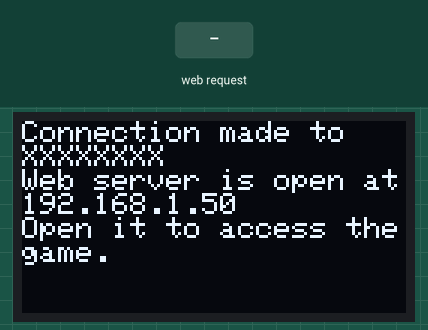
Recording of a sketch running on a simulated ESP8266 (NodeMCU). On the bench: 128×64 one-colour display. Inputs (shaded band) come from the test bench. WiFi joins after 1.5 s; servers stay silent unless stated; random numbers use the default seed unless the sketch sets one; what the sketch prints to the serial monitor is not drawn.

Above: at 2.7 s.
2.8 s: HTTP request GET /r received
At 2.89 s:
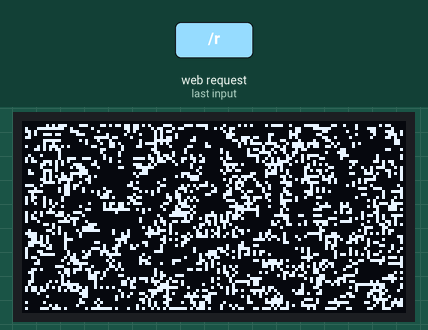
4.7 s: HTTP request GET /c received
At 6.2 s:
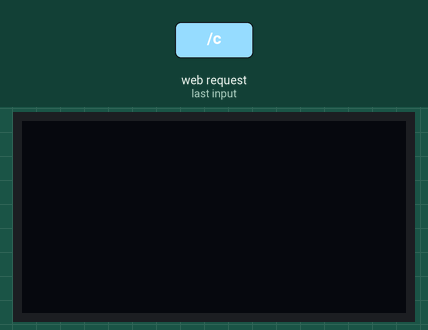
Timing chart, 0 to 7.7 s (numbered marks = the images above; inputs shaded):
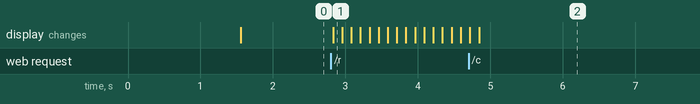

Measured:
- after the input at 2.8 s, the display: changes at once (image 1)

The sketch:

game_of_life.ino
```cpp
#include <ESP8266WiFi.h>
#include <Adafruit_SSD1306.h>
#include <ESP8266TrueRandom.h>

// Adafruit

#define SCREEN_WIDTH 128 // OLED display width, in pixels
#define SCREEN_HEIGHT 64 // OLED display height, in pixels

#define SCREEN_ADDRESS 0x3C
#define OLED_SDA 14
#define OLED_SCL 12

Adafruit_SSD1306 *display;

// Wi-fi

const char *ssid = "XXXXXXXX";
const char *password = "XXXXXXXX";

WiFiServer server(80);
String header;

unsigned long currentTime = millis();
unsigned long previousTime = 0;
unsigned long timeoutTime = 2000;
bool connected = false;

// Globals

bool map1[SCREEN_HEIGHT][SCREEN_WIDTH];
bool map2[SCREEN_HEIGHT][SCREEN_WIDTH];
bool paused = false;
int cursorX = 0;
int cursorY = 0;

// Setup

void setupMap() {
  for (int y = 1; y < SCREEN_HEIGHT - 1; ++y) {
    for (int x = 1; x < SCREEN_WIDTH - 1; ++x) {
      map1[y][x] = ESP8266TrueRandom.random(2); // Generate either 0 or 1
      map2[y][x] = 0;
    }
  }
}

void clearMap() {
  for (int y = 1; y < SCREEN_HEIGHT - 1; ++y) {
    for (int x = 1; x < SCREEN_WIDTH - 1; ++x) {
      map1[y][x] = map2[y][x] = 0;
    }
  }
}

void setup() {
  // Setup server
  WiFi.begin(ssid, password);
  while (WiFi.status() != WL_CONNECTED) {
    delay(500);
  }
  server.begin();

  // Setup game
  display = new Adafruit_SSD1306(SCREEN_WIDTH, SCREEN_HEIGHT, &Wire, -1);
  Wire.begin(OLED_SDA, OLED_SCL);
  display->begin(SSD1306_SWITCHCAPVCC, SCREEN_ADDRESS);
  setupMap();

  // Serial is fucking with me here
  display->clearDisplay();
  display->setTextSize(1);
  display->setTextColor(WHITE);
  display->setCursor(0, 0);
  display->println("Connection made to");
  display->println(ssid);
  display->println("Web server is open at");
  display->println(WiFi.localIP());
  display->println("Open it to access thegame.");
  display->display();
}

// Loop

void loop() {
  // Update webserver logic
  WiFiClient client = server.available();
  if (client) {
    String currentLine = "";
    previousTime = currentTime = millis();
    connected = true;

    while (client.connected() && currentTime - previousTime <= timeoutTime) {
      currentTime = millis();
      if (!client.available()) continue;

      char c = client.read();
      Serial.write(c);
      header += c;

      if (c == '\n') {
        if (currentLine.length() == 0) {
          client.println("HTTP/1.1 200 OK");
          client.println("Content-type:text/html");
          client.println("Connection: close");
          client.println();

          // Reset the game
          if (header.indexOf("GET /r") >= 0) {
            setupMap();
          }

          // Clear the game
          if (header.indexOf("GET /c") >= 0) {
            clearMap();
          }

          // Move the cursor
          if (header.indexOf("GET /a") >= 0) {
            cursorX = (cursorX == 0 ? SCREEN_WIDTH - 1 : cursorX - 1);
          } else if (header.indexOf("GET /d") >= 0) {
            cursorX = (cursorX + 1) % SCREEN_WIDTH;
          } else if (header.indexOf("GET /w") >= 0) {
            cursorY = (cursorY == 0 ? SCREEN_HEIGHT - 1 : cursorY - 1);
          } else if (header.indexOf("GET /s") >= 0) {
            cursorY = (cursorY + 1) % SCREEN_HEIGHT;
          }

          // Set/clear tiles
          if (header.indexOf("GET /q") >= 0) {
            map1[cursorY][cursorX] = 1;
          } else if (header.indexOf("GET /e") >= 0) {
            map1[cursorY][cursorX] = 0;
          }

          // Pause/unpause the game
          if (header.indexOf("GET /p/off") >= 0 || header.indexOf("GET /p/on") >= 0) {
            paused = !paused;
          }

          // Feed HTML content to the client
          client.println("<!DOCTYPE html><html><head></head><body><h1>Conway's Game of Life</h1><p>CURSOR X:");
          client.println(cursorX);
          client.println(" CURSOR Y:");
          client.println(cursorY);
          client.println("</p><a href=\"/r\">RESET</a><br><a href=\"/c\">CLEAR</a><br><a href=\"/a\">MOVE CURSOR LEFT</a><br><a href=\"/w\">MOVE CURSOR UP</a><br><a href=\"/s\">MOVE CURSOR DOWN</a><br><a href=\"/d\">MOVE CURSOR RIGHT</a><br><a href=\"/q\">SET TILE 1</a><br><a href=\"/e\">SET TILE 0</a>");

          if (paused) {
            client.println("<br><a href=\"/p/off\">UNPAUSE</a>");
          } else {
            client.println("<br><a href=\"/p/on\">PAUSE</a>");
          }

          client.println("</body></html>");
          client.println();
          break;
        } else {
          currentLine = "";
        }
      } else if (c != '\r') {
        currentLine += c;
      }
    }
  }

  header = "";
  client.stop();
  if (!connected) return;

  // Render differently if paused
  if (paused) {
    display->clearDisplay();
    for (int y = 1; y < SCREEN_HEIGHT - 1; ++y) {
      for (int x = 1; x < SCREEN_WIDTH - 1; ++x) {
        if (map1[y][x]) {
          display->drawPixel(x, y, SSD1306_WHITE);
        }
      }
    }
    display->display();
    delay(100);
    return;
  }

  // Update GOL logic
  for (int y = 1; y < SCREEN_HEIGHT - 1; ++y) {
    for (int x = 1; x < SCREEN_WIDTH - 1; ++x) {
      int neighbors = map1[y - 1][x - 1] + map1[y - 1][x] + map1[y - 1][x + 1]
                    + map1[y    ][x - 1] +                  map1[y    ][x + 1]
                    + map1[y + 1][x - 1] + map1[y + 1][x] + map1[y + 1][x + 1];

      map2[y][x] = (neighbors == 3 || (map1[y][x] && neighbors == 2));
    }
  }

  // Swap arrays and draw themp
  display->clearDisplay();
  for (int y = 1; y < SCREEN_HEIGHT - 1; ++y) {
    for (int x = 1; x < SCREEN_WIDTH - 1; ++x) {
      bool temp = map1[y][x];
      map1[y][x] = map2[y][x];
      map2[y][x] = temp;

      if (map1[y][x]) {
        display->drawPixel(x, y, SSD1306_WHITE);
      }
    }
  }
  display->display();

  // Delay 100ms
  delay(100);
}
```
